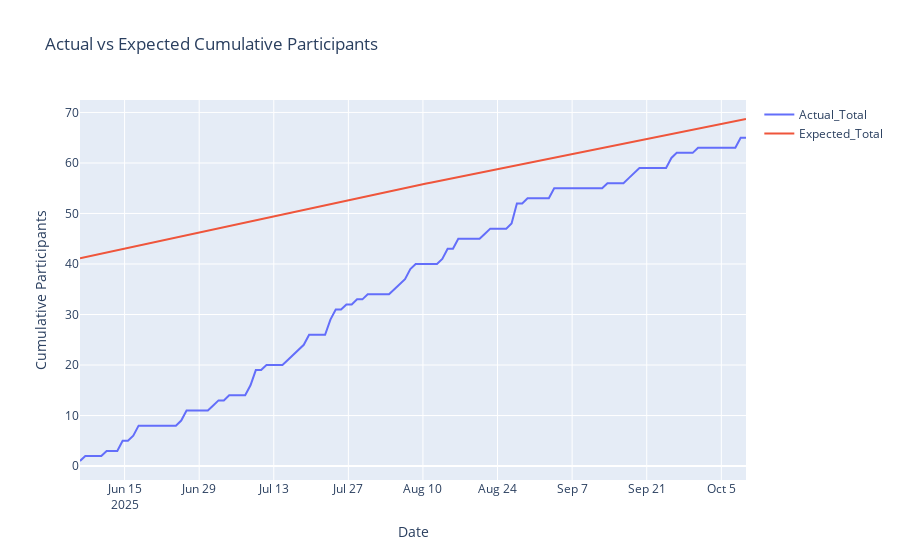

Source (notebook cell):
### Code cell
## also RMR df is just defined in here 
rmr = pd.DataFrame({
    "Date": [
        "Apr 1 2025", "Aug 1 2025", "Dec 1 2025",
        "Apr 1 2026", "Aug 1 2026", "Dec 1 2026",
        "Apr 1 2027", "Aug 1 2027", "Dec 1 2027",
        "Apr 1 2028"
    ],
    "Quarter": [
        "Q1", "Q2", "Q3", "Q4", "Q5",
        "Q6", "Q7", "Q8", "Q9", "Q10"
    ],
    "Participants per site": [
        13, 14, 13, 14, 13,
        14, 13, 14, 13, 14
    ]
})
# Add cumulative and total columns
rmr["Site Cumulative"] = rmr["Participants per site"].cumsum()
rmr["Total"] = rmr["Site Cumulative"] * 2
rmr["Date"] = pd.to_datetime(rmr["Date"])

# --- daily interpolation of expected cumulative totals ---
date_range = pd.date_range(start=rmr["Date"].min(), end=rmr["Date"].max(), freq="D")
expected_daily = pd.Series(index=date_range, dtype=float)

# set quarterly milestone values
expected_daily.loc[rmr["Date"]] = rmr["Total"].values

# interpolate linearly between them
expected_daily = expected_daily.interpolate(method="linear")

# convert to DataFrame
expected_df = expected_daily.reset_index()
expected_df.columns = ["Date", "Expected_Total"]

# --- Merge (align actual dates with most recent expected milestone) ---
merged = pd.merge_asof(
    actual.sort_values("Date"),
    expected_df[["Date", "Expected_Total"]].sort_values("Date"),
    on="Date",
    direction="backward"
)
merged["Expected_Total"] = merged["Expected_Total"].ffill()

display(merged)

# --- Plot ---
fig = px.line(
    merged,
    x="Date",
    y=["Actual_Total", "Expected_Total"],
    title="Actual vs Expected Cumulative Participants",
    labels={"value": "Cumulative Participants", "variable": "Series"}
)
fig.update_layout(legend_title_text="")
fig.show()
